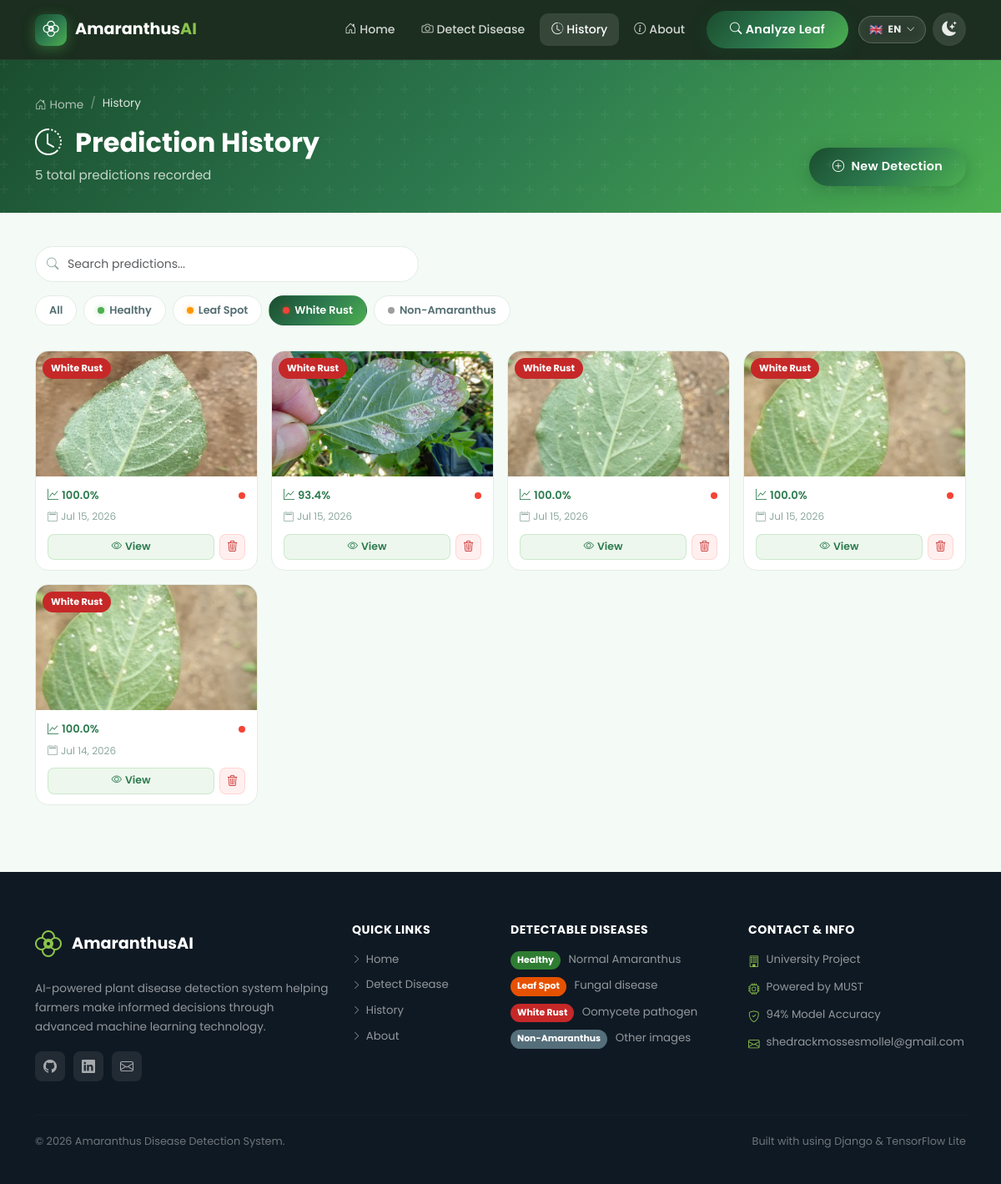
Page /history/?filter=white_rust on the committed database.
### disease_app/models.py (models this page shows, shortened)
class Prediction(models.Model):
    RISK_CHOICES = [
        ('Low',     'Low'),
        ('Medium',  'Medium'),
        ('High',    'High'),
        ('Unknown', 'Unknown'),
    ]
    image          = models.ImageField(upload_to='predictions/')
    predicted_class = models.CharField(max_length=100)
    display_name   = models.CharField(max_length=100, default='Unknown')
    confidence     = models.FloatField()
    all_probabilities = models.JSONField(default=dict)
    risk_level     = models.CharField(max_length=20, choices=RISK_CHOICES, default='Unknown')
    risk_color     = models.CharField(max_length=20, default='secondary')
    notes          = models.TextField(blank=True)
    created_at     = models.DateTimeField(auto_now_add=True)
    class Meta:
        ordering = ['-created_at']
        verbose_name = 'Prediction'
        verbose_name_plural = 'Predictions'

### disease_app/views.py (the view)
# urls.py: path('history/',            views.history,           name='history'),
def history(request):
    qs = Prediction.objects.all()
    search = request.GET.get('q', '').strip()
    if search:
        qs = qs.filter(display_name__icontains=search) | qs.filter(predicted_class__icontains=search)
    filter_class = request.GET.get('filter', '')
    if filter_class and filter_class != 'all':
        qs = qs.filter(predicted_class=filter_class)
    paginator = Paginator(qs, 12)
    page_obj  = paginator.get_page(request.GET.get('page', 1))
    context = {
        'page_obj':      page_obj,
        'search':        search,
        'filter_class':  filter_class,
        'total_count':   qs.count(),
        'display_names': DISPLAY_NAMES,
    }
    return render(request, 'history.html', context)

### templates/history.html (shortened to what this page needs)
{% extends 'base.html' %}
{% load static %}
{% block content %}
<div class="page-header-section">
  <div class="container">
    <nav aria-label="breadcrumb">
      <ol class="breadcrumb breadcrumb-custom">
        <li class="breadcrumb-item"><a href="{% url 'disease_app:home' %}"><i class="bi bi-house-door me-1"></i>{% trans "Home" %}</a></li>
        <li class="breadcrumb-item active">{% trans "History" %}</li>
      </ol>
    </nav>
    <div class="d-flex justify-content-between align-items-end flex-wrap gap-2">
      <div>
        <h1 class="page-header-title"><i class="bi bi-clock-history me-3"></i>{% trans "Prediction History" %}</h1>
        <p class="page-header-subtitle">{{ total_count }} {% trans "total predictions" %} recorded</p>
      </div>
      <a href="{% url 'disease_app:predict' %}" class="btn btn-primary-custom">
        <i class="bi bi-plus-circle me-2"></i>{% trans "New Detection" %}
      </a>
    </div>
  </div>
</div>
<section class="history-section">
  <div class="container">
    <div class="history-controls">
      <form method="GET" class="history-search-form" id="searchForm">
        <div class="search-input-wrap">
          <i class="bi bi-search search-icon"></i>
          <input type="text" name="q" class="form-control search-input"
                 placeholder="{% trans 'Search predictions...' %}" value="{{ search }}"
                 id="searchInput" autocomplete="off" />
        </div>
      </form>
      <div class="filter-chips">
        <a href="{% url 'disease_app:history' %}{% if search %}?q={{ search }}{% endif %}"
           class="filter-chip {% if not filter_class or filter_class == 'all' %}active{% endif %}">
          {% trans "All" %}
        </a>
        <a href="?filter=health{% if search %}&q={{ search }}{% endif %}"
           class="filter-chip filter-chip-success {% if filter_class == 'health' %}active{% endif %}">
          <span class="dot dot-success"></span>{% trans "Healthy" %}
        </a>
        <a href="?filter=spot_leaf{% if search %}&q={{ search }}{% endif %}"
           class="filter-chip filter-chip-warning {% if filter_class == 'spot_leaf' %}active{% endif %}">
          <span class="dot dot-warning"></span>{% trans "Leaf Spot" %}
        </a>
        <a href="?filter=white_rust{% if search %}&q={{ search }}{% endif %}"
           class="filter-chip filter-chip-danger {% if filter_class == 'white_rust' %}active{% endif %}">
          <span class="dot dot-danger"></span>{% trans "White Rust" %}
        </a>
        <a href="?filter=non_amaranthus{% if search %}&q={{ search }}{% endif %}"
           class="filter-chip filter-chip-secondary {% if filter_class == 'non_amaranthus' %}active{% endif %}">
          <span class="dot dot-secondary"></span>{% trans "Non-Amaranthus" %}
        </a>
      </div>
    </div>
    {% if page_obj %}
    <div class="row g-3 history-grid">
      {% for pred in page_obj %}
      <div class="col-lg-3 col-md-4 col-sm-6">
        <div class="history-card">
          <div class="history-img-wrap">
            {% if pred.image %}
              <img src="{{ pred.image.url }}" alt="{{ pred.display_name }}"
                   class="history-img" loading="lazy" />
            {% else %}
              <div class="history-img-placeholder"><i class="bi bi-image"></i></div>
            {% endif %}
            <span class="history-badge badge-{{ pred.risk_color }}">{{ pred.display_name }}</span>
          </div>
          <div class="history-body">
            <div class="history-conf-row">
              <span class="history-conf">
                <i class="bi bi-graph-up me-1"></i>{{ pred.confidence|floatformat:1 }}%
              </span>
              <span class="history-risk-dot risk-dot-{{ pred.risk_color }}" title="{{ pred.risk_level }} Risk"></span>
            </div>
            <p class="history-date"><i class="bi bi-calendar2 me-1"></i>{{ pred.created_at|date:"M d, Y" }}</p>
            <div class="history-actions">
              <a href="{% url 'disease_app:result' pred.pk %}" class="btn btn-sm btn-view-result">
                <i class="bi bi-eye me-1"></i>{% trans "View" %}
              </a>
              <form method="post" action="{% url 'disease_app:delete_prediction' pred.pk %}"
                    class="d-inline" onsubmit="return confirmDelete(event)">
                <button type="submit" class="btn btn-sm btn-delete-pred" title="{% trans 'Delete' %}">
                  <i class="bi bi-trash3"></i>
                </button>
              </form>
            </div>
          </div>
        </div>
      </div>
      {% endfor %}
    </div>
    {% endif %}
  </div>
</section>
{% endblock %}

### rows in the picture
Prediction: image (picture), display_name "White Rust", confidence "100.0", created_at "Jul 15, 2026"
Prediction: image (picture), display_name "White Rust", confidence "93.4", created_at "Jul 15, 2026"
Prediction: image (picture), display_name "White Rust", confidence "100.0", created_at "Jul 15, 2026"
Prediction: image (picture), display_name "White Rust", confidence "100.0", created_at "Jul 15, 2026"
Prediction: image (picture), display_name "White Rust", confidence "100.0", created_at "Jul 14, 2026"

### other values in the picture
{{ total_count }} "5"
